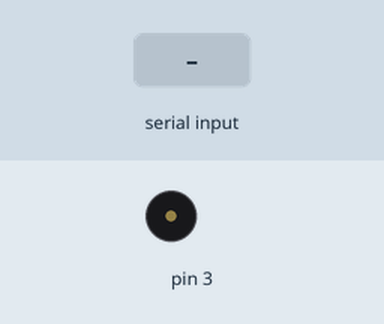
The sketch below on a simulated Arduino Uno, built with avr-gcc and run on an emulated ATmega328P. Shown: buzzer (waves = sounding). Inputs (shaded band) come from the test bench. What the sketch prints to the serial monitor is not drawn.

Above: at 1.2 s.
1.3 s: byte 0 (0) received over Serial
At 1.45 s:
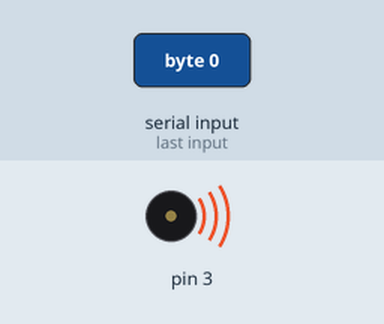
3.1 s: "1" received over Serial
Timing chart, 0 to 6.1 s (numbered marks = the images above; inputs shaded):
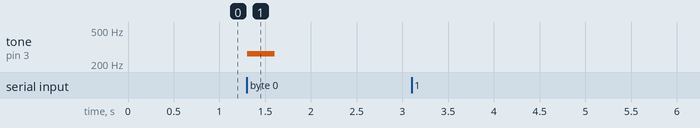

Measured:
- after the input at 1.3 s, tone on pin 3: silent → 262 Hz at once, → silent 0.30 s later
- after the input at 3.1 s, every drawn part: stays the same

The sketch:

houden.ino
```cpp
//  放電キーボード（仮）
//  Visual C#と連携する


int BEAT = 300;

void setup(){
  pinMode(3,OUTPUT);

     //おまじない
  DDRD  |=  B00001000;                             // PD3 (OC2B) (Arduino D3)
  TCCR2A = _BV(COM2B1) | _BV(WGM21) | _BV(WGM20);  // 8bit高速PWM
  TCCR2B = _BV(CS20);

  Serial.begin(9600);
}

void loop(){

  /* Windowsからの通信を読み取る */
  if( Serial.available() > 0){
    char var = Serial.read();

    switch( var ){
    case 0: tone(3,262,BEAT); break;  //  ド
    case 1: tone(3,294,BEAT); break;  //  レ
    case 2: tone(3,330,BEAT); break;
    case 3: tone(3,349,BEAT); break;
    case 4: tone(3,392,BEAT); break;
    case 5: tone(3,440,BEAT); break;
    case 6: tone(3,494,BEAT); break;
    case 7: tone(3,523,BEAT); break;  //  ド
    default:
      Serial.println("信号が読み取れません");
    }
  }

  delay(1);

}
```
